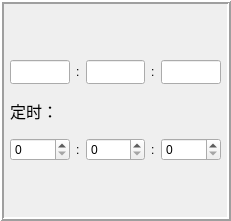
       <widget class="QFrame" name="frame_14">
        <property name="geometry">
         <rect>
          <x>250</x>
          <y>270</y>
          <width>231</width>
          <height>221</height>
         </rect>
        </property>
        <property name="frameShape">
         <enum>QFrame::Box</enum>
        </property>
        <property name="frameShadow">
         <enum>QFrame::Raised</enum>
        </property>
        <property name="lineWidth">
         <number>2</number>
        </property>
        <widget class="QWidget" name="gridLayoutWidget">
         <property name="geometry">
          <rect>
           <x>10</x>
           <y>60</y>
           <width>211</width>
           <height>101</height>
          </rect>
         </property>
         <layout class="QGridLayout" name="gridLayout_3">
          <item row="1" column="0">
           <widget class="QLabel" name="label_25">
            <property name="font">
             <font>
              <family>黑体</family>
              <pointsize>12</pointsize>
             </font>
            </property>
            <property name="text">
             <string>定时：</string>
            </property>
           </widget>
          </item>
          <item row="0" column="1">
           <widget class="QLabel" name="label_18">
            <property name="text">
             <string>:</string>
            </property>
           </widget>
          </item>
          <item row="0" column="3">
           <widget class="QLabel" name="label_24">
            <property name="text">
             <string>:</string>
            </property>
           </widget>
          </item>
          <item row="0" column="2">
           <widget class="QLineEdit" name="lineEdit_WMA_TIME_M">
            <property name="maximumSize">
             <size>
              <width>60</width>
              <height>24</height>
             </size>
            </property>
           </widget>
          </item>
          <item row="2" column="1">
           <widget class="QLabel" name="label_22">
            <property name="text">
             <string>:</string>
            </property>
           </widget>
          </item>
          <item row="0" column="4">
           <widget class="QLineEdit" name="lineEdit_WMA_TIME_S">
            <property name="maximumSize">
             <size>
              <width>60</width>
              <height>24</height>
             </size>
            </property>
           </widget>
          </item>
          <item row="0" column="0">
           <widget class="QLineEdit" name="lineEdit_WMA_TIME_H">
            <property name="maximumSize">
             <size>
              <width>60</width>
              <height>24</height>
             </size>
            </property>
           </widget>
          </item>
          <item row="2" column="3">
           <widget class="QLabel" name="label_23">
            <property name="text">
             <string>:</string>
            </property>
           </widget>
          </item>
          <item row="2" column="0">
           <widget class="QSpinBox" name="spinBox_WMA_TIME_H"/>
          </item>
          <item row="2" column="2">
           <widget class="QSpinBox" name="spinBox_WMA_TIME_M"/>
          </item>
          <item row="2" column="4">
           <widget class="QSpinBox" name="spinBox_WMA_TIME_S"/>
          </item>
         </layout>
        </widget>
       </widget>
